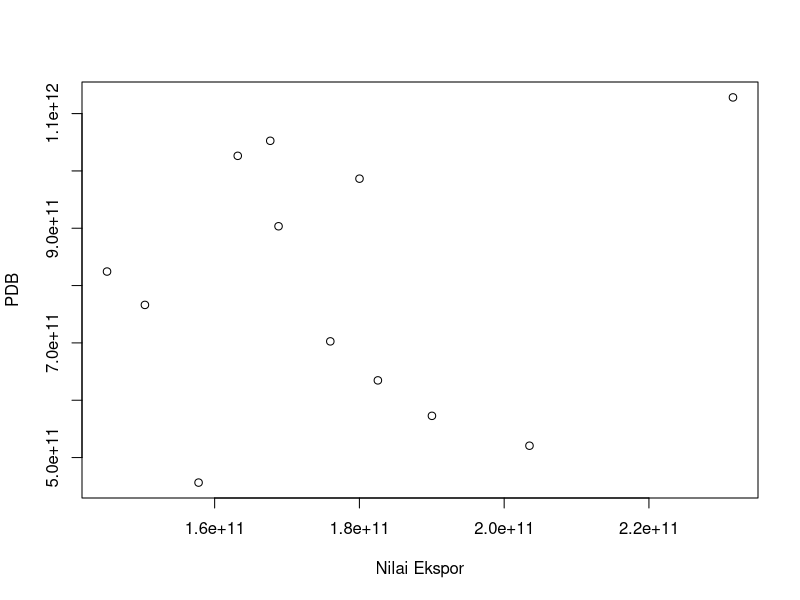

The R source for this figure:
## ---- chunk 1
#| label: Plot ekspor dan PDB
#| fig-cap: "sumber data: Badan Pusat Statistik"
library(readxl)
dat<-read_excel("data metopel.xlsx")
reg<-lm(Y~X,data=dat)
dat$u<-resid(reg)
plot(dat$X,dat$Y,xlab="Nilai Ekspor",ylab="PDB")
abline(h=0)
## ---- chunk 2
library(readxl)
dat<-read_excel("data metopel.xlsx")
reg1<-lm(X~Y,data=dat)
summary(reg1)
